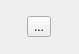
<?xml version="1.0" encoding="UTF-8"?>
<ui version="4.0">
 <class>StopWidget</class>
 <widget class="QWidget" name="StopWidget">
  <property name="geometry">
   <rect>
    <x>0</x>
    <y>0</y>
    <width>79</width>
    <height>54</height>
   </rect>
  </property>
  <property name="windowTitle">
   <string>Form</string>
  </property>
  <layout class="QHBoxLayout" name="horizontalLayout">
   <property name="spacing">
    <number>0</number>
   </property>
   <property name="leftMargin">
    <number>0</number>
   </property>
   <property name="topMargin">
    <number>0</number>
   </property>
   <property name="rightMargin">
    <number>0</number>
   </property>
   <property name="bottomMargin">
    <number>0</number>
   </property>
   <item>
    <widget class="QToolButton" name="toolButton">
     <property name="sizePolicy">
      <sizepolicy hsizetype="Fixed" vsizetype="Fixed">
       <horstretch>1</horstretch>
       <verstretch>1</verstretch>
      </sizepolicy>
     </property>
     <property name="maximumSize">
      <size>
       <width>16777215</width>
       <height>16777215</height>
      </size>
     </property>
     <property name="toolTip">
      <string>Emergency Stop</string>
     </property>
     <property name="text">
      <string>...</string>
     </property>
     <property name="icon">
      <iconset resource="../../res/res.qrc">
       <normaloff>:/res/image/icon/stop.png</normaloff>:/res/image/icon/stop.png</iconset>
     </property>
     <property name="iconSize">
      <size>
       <width>72</width>
       <height>48</height>
      </size>
     </property>
    </widget>
   </item>
  </layout>
 </widget>
 <resources>
  <include location="../../res/res.qrc"/>
 </resources>
 <connections/>
</ui>
